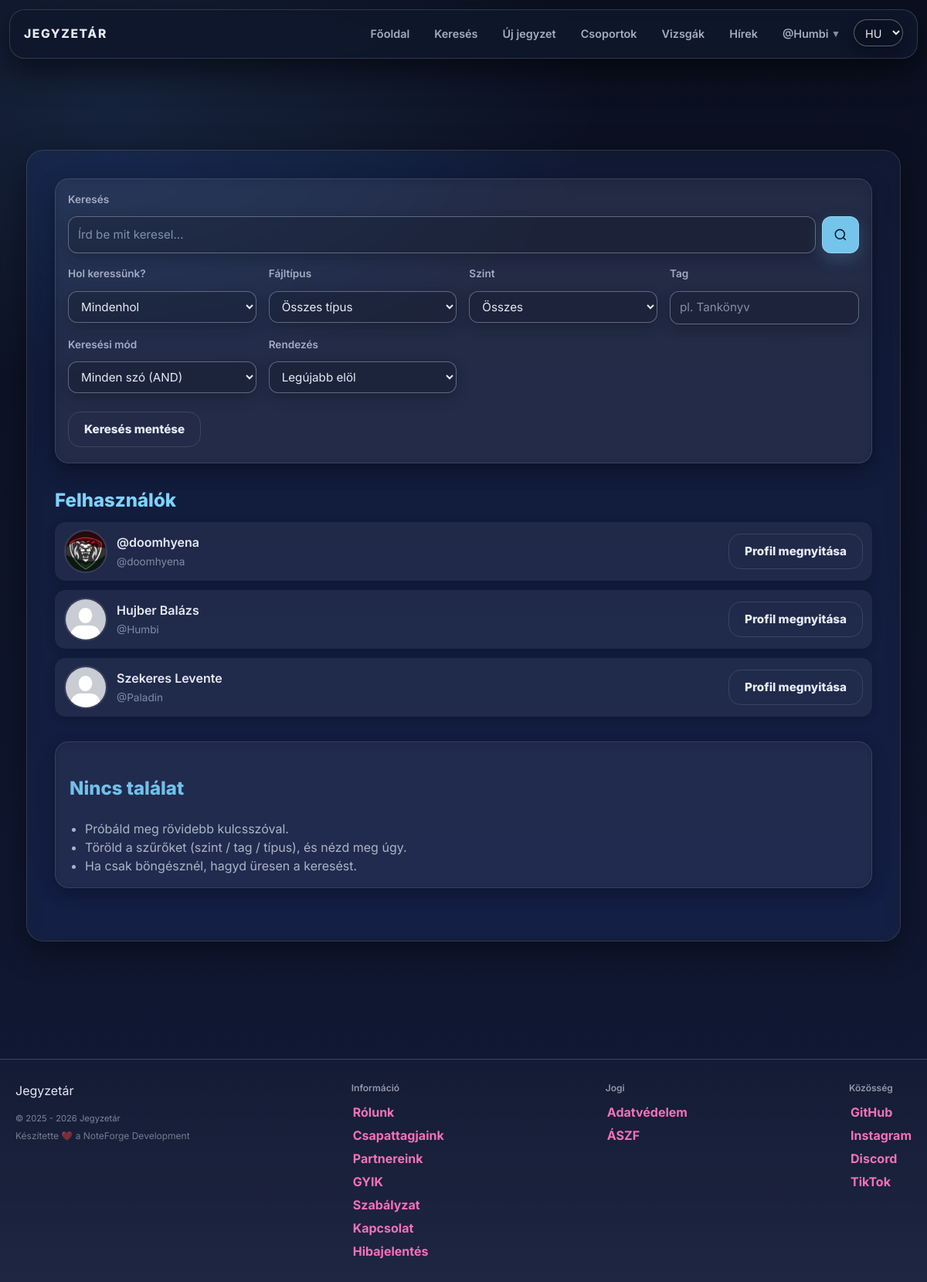
/search.php (signed in), run on the app's committed database.
### tables this page shows
CREATE TABLE `users` (
  `id` int(11) NOT NULL,
  `lastname` varchar(100) DEFAULT NULL,
  `firstname` varchar(100) DEFAULT NULL,
  `username` varchar(50) NOT NULL,
  `birthdate` date DEFAULT NULL,
  `gender` varchar(10) DEFAULT NULL,
  `email` varchar(50) NOT NULL,
  `profile_picture` varchar(255) DEFAULT NULL,
  `password` varchar(255) NOT NULL,
  `security_question` varchar(255) NOT NULL,
  `security_answer` varchar(255) NOT NULL,
  `admin` tinyint(1) NOT NULL,
  `teacher` tinyint(1) NOT NULL,
  `registration_date` datetime DEFAULT NULL,
  `language` varchar(5) NOT NULL DEFAULT 'hu',
  `oauth_provider` varchar(20) DEFAULT NULL,
  `oauth_sub` varchar(191) DEFAULT NULL,
  `email_verified` tinyint(1) NOT NULL DEFAULT 0,
  `bio` text DEFAULT NULL,
  `profile_theme` varchar(32) NOT NULL DEFAULT 'default',
  `twofa_enabled` tinyint(1) NOT NULL DEFAULT 0,
  `used_reg_code` varchar(64) DEFAULT NULL,
  `used_reg_code_at` datetime DEFAULT NULL,
  `show_fullname` tinyint(1) NOT NULL DEFAULT 1,
  `show_email` tinyint(1) NOT NULL DEFAULT 0,
  `show_birthdate` tinyint(1) NOT NULL DEFAULT 0
);

### search.php (the view, shortened to what the rows shown need)
<?php
    require_once "assets/php/db.php";
    require_once "assets/php/functions.php";
    $scope = strtolower($_GET['scope'] ?? 'all');
    $userResult = null;
    if ($scope !== 'files') {
        $where = '';
        $types = '';
        $params = [];
        $order = 'ORDER BY u.username ASC';
        $sqlUsers = "SELECT u.id, u.username, u.firstname, u.lastname, u.profile_picture, COALESCE(u.show_fullname, 1) AS show_fullname FROM users u $where $order LIMIT 50";
        $userResult = db_query($conn, $sqlUsers, $types, $params);
    }
    require "assets/php/lang.php";
?>
<!DOCTYPE html>
<html lang="<?= htmlspecialchars($lang) ?>">
<head>
    <link rel="stylesheet" href="assets/css/styles.css">
    <script src="https://cdn.jsdelivr.net/npm/@tailwindcss/browser@4"></script>
</head>
<body>
<?php include 'assets/php/navbar.php'; ?>
<div class="content-wrapper w-full">
    <div class="main w-full max-w-6xl mx-auto px-4 md:px-6 lg:px-8 py-6">
        <?php if ($userResult && $userResult->num_rows > 0): ?>
            <div class="list-compact flex flex-col gap-3 mb-6">
                <?php while ($u = $userResult->fetch_assoc()):
                    $usernameRaw = $u['username'];
                    $username = htmlspecialchars($usernameRaw);
                    $fullname = htmlspecialchars(trim(($u['lastname'] ?? '').' '.($u['firstname'] ?? '')));
                    $pfp = "assets/img/default_profile_picture.jpg";
                    if (!empty($u['profile_picture'])) {
                        $fs = __DIR__ . "/users/$usernameRaw/{$u['profile_picture']}";
                        if (file_exists($fs)) {
                            $pfp = "users/$usernameRaw/{$u['profile_picture']}";
                        }
                    }
                ?>
                    <article class="mini-card flex items-center gap-3 p-3 rounded-lg bg-white/5 border border-white/10">
                        <img src="<?= htmlspecialchars($pfp) ?>" alt="" class="w-12 h-12 md:w-14 md:h-14 rounded-full object-cover border-2 border-white/10 flex-shrink-0">
                        <div class="mini-main flex-1 min-w-0">
                            <?php
                        $displayName = (
                            (int)($u['show_fullname'] ?? 1) === 1
                            && $fullname !== ''
                        ) ? $fullname : '@' . $username;
                    ?>
                    <h4 class="mini-title text-base md:text-lg font-semibold truncate"><?= $displayName ?></h4>
                            <p class="mini-meta text-sm md:text-base opacity-75 truncate">@<?= $username ?></p>
                        </div>
                        <a href="profile.php?username=<?= urlencode($usernameRaw) ?>"
                           class="btn-ghost text-sm md:text-base flex-shrink-0"
                           title="<?= htmlspecialchars(t('open_profile')) ?>">
                            <?= htmlspecialchars(t('open_profile')) ?>
                        </a>
                    </article>
                <?php endwhile; ?>
            </div>
        <?php endif; ?>
    </div>
</div>
</body>
</html>

### assets/php/navbar.php (shortened to what the rows shown need)
<?php
	require_once "assets/php/premium.php";
    $isLoggedIn = auth_is_logged_in();
    $user = $isLoggedIn ? auth_user($conn) : null;
    $currentUsername = null;
    if ($user) {
        $isLoggedIn = true;
        $currentUsername = $user['username'];
    }
?>
<nav class="navbar">
    <div class="navbar-content">
        <ul class="nav-links">
            <?php if ($isLoggedIn && $currentUsername): ?>
                <li class="nav-item-has-dropdown">
                    <a href="#" class="nav-account-link">
                        <?= $isLoggedIn && $currentUsername ? '@'.htmlspecialchars($currentUsername) : t('nav_login') ?>
                        <span class="nav-account-chevron">▾</span>
                    </a>
                </li>
            <?php else: ?>
                <li><a href="reglog.php?mode=login"><?= t('nav_login') ?></a></li>
            <?php endif; ?>
        </ul>
    </div>
</nav>

### data on the page
users: username "Humbi", displayName "Hujber Balázs"
users: username+profile_picture (picture), displayName "@doomhyena", username "doomhyena"
users: displayName "Szekeres Levente", username "Paladin"

### other printed values
t('nav_home') "Főoldal"
t('nav_search') "Keresés"
t('nav_upload') "Új jegyzet"
t('nav_groups') "Csoportok"
t('nav_exams') "Vizsgák"
t('nav_news') "Hírek"
t('search_input_label') "Keresés"
t('label_scope') "Hol keressünk?"
t('label_type') "Fájltípus"
t('search_level_label') "Szint"
t('search_tag_label') "Tag"
t('search_mode_label') "Keresési mód"
t('label_sort') "Rendezés"
t('save_search_btn') "Keresés mentése"
t('result_users') "Felhasználók"
